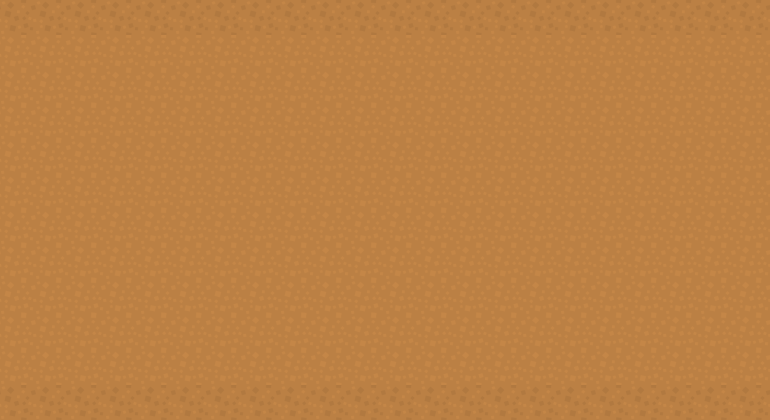

This game map was drawn from its Tiled (.tmx) file and the tilesets committed beside it. A one-line description and the trimmed map source follow:
An orthogonal 22x12 tile map with 35x35 px tiles, 3 tile layers (background, walkable, collision) and 104 objects.

<map version="1.0" tiledversion="2017.06.27" orientation="orthogonal" renderorder="right-down" width="22" height="12" tilewidth="35" tileheight="35" nextobjectid="128">
 <tileset firstgid="1" name="tiles_spritesheet" tilewidth="35" tileheight="35" spacing="1" tilecount="156" columns="12">
  <image source="../tiles/tiles_spritesheet.png" width="432" height="468" />
 </tileset>
 <layer name="background" width="22" height="12">
  <data>[264 cells, 264 non-empty, 1 distinct tile ids]</data>
 </layer>
 <layer name="walkable" width="22" height="12">
  <data>[264 cells, 0 non-empty, 0 distinct tile ids]</data>
 </layer>
 <layer name="collision" width="22" height="12">
  <properties>
   <property name="collision" value="true" />
  </properties>
  <data>[264 cells, 44 non-empty, 1 distinct tile ids]</data>
 </layer>
 <objectgroup name="objects">
  <object id="7" gid="108" x="35" y="210" width="35" height="35" />
  <object id="23" gid="63" x="0" y="36" width="35" height="35" />
  <object id="24" gid="63" x="34" y="34" width="35" height="35" />
  <object id="25" gid="63" x="73" y="35" width="35" height="35" />
  <object id="26" gid="63" x="109" y="36" width="35" height="35" />
  <object id="27" gid="63" x="143" y="33" width="35" height="35" />
  <object id="28" gid="63" x="176" y="38" width="35" height="35" />
  <object id="29" gid="63" x="208" y="40" width="35" height="35" />
  <object id="30" gid="63" x="245" y="36" width="35" height="35" />
  <object id="31" gid="63" x="283" y="36" width="35" height="35" />
  <object id="32" gid="63" x="318" y="36" width="35" height="35" />
  <object id="33" gid="63" x="348" y="37" width="35" height="35" />
  <object id="34" gid="63" x="382" y="35" width="35" height="35" />
  <object id="35" gid="63" x="418" y="36" width="35" height="35" />
  <object id="36" gid="63" x="455" y="37" width="35" height="35" />
  <object id="37" gid="63" x="489" y="33" width="35" height="35" />
  <object id="38" gid="63" x="525" y="35" width="35" height="35" />
  <object id="39" gid="63" x="561" y="34" width="35" height="35" />
  <object id="40" gid="63" x="595" y="34" width="35" height="35" />
  <object id="41" gid="63" x="631" y="35" width="35" height="35" />
  <object id="42" gid="63" x="668" y="38" width="35" height="35" />
  <object id="43" gid="63" x="703" y="38" width="35" height="35" />
  <object id="44" gid="63" x="735" y="36" width="35" height="35" />
  <object id="45" gid="63" x="1" y="419" width="35" height="35" />
  <object id="46" gid="63" x="38" y="418" width="35" height="35" />
  <object id="47" gid="63" x="69" y="422" width="35" height="35" />
  <object id="49" gid="63" x="106" y="422" width="35" height="35" />
  <object id="50" gid="63" x="139" y="424" width="35" height="35" />
  <object id="51" gid="63" x="180" y="421" width="35" height="35" />
  <object id="52" gid="63" x="210" y="419" width="35" height="35" />
  <object id="53" gid="63" x="241" y="421" width="35" height="35" />
  <object id="54" gid="63" x="280" y="420" width="35" height="35" />
  <object id="55" gid="63" x="316" y="422" width="35" height="35" />
  <object id="56" gid="63" x="353" y="419" width="35" height="35" />
  <object id="57" gid="63" x="389" y="418" width="35" height="35" />
  <object id="58" gid="63" x="419" y="418" width="35" height="35" />
  <object id="59" gid="63" x="455" y="418" width="35" height="35" />
  <object id="60" gid="63" x="490" y="419" width="35" height="35" />
  <object id="61" gid="63" x="522" y="422" width="35" height="35" />
  <object id="62" gid="63" x="561" y="420" width="35" height="35" />
  <object id="63" gid="63" x="595" y="423" width="35" height="35" />
  <object id="64" gid="63" x="629" y="418" width="35" height="35" />
  <object id="65" gid="63" x="665" y="417" width="35" height="35" />
  <object id="66" gid="63" x="698" y="420" width="35" height="35" />
  <object id="67" gid="63" x="734" y="420" width="35" height="35" />
  <object id="68" gid="51" x="1" y="176" width="35" height="35" />
  <object id="70" gid="51" x="0" y="210" width="35" height="35" />
  <object id="71" gid="51" x="1" y="245" width="35" height="35" />
  <object id="72" gid="64" x="700" y="174" width="35" height="35" />
  <object id="73" gid="64" x="701" y="246" width="35" height="35" />
  <object id="74" gid="64" x="701" y="139" width="35" height="35" />
  <object id="75" gid="64" x="700" y="103" width="35" height="35" />
  <object id="76" gid="64" x="699" y="72" width="35" height="35" />
  <object id="77" gid="64" x="703" y="282" width="35" height="35" />
  <object id="78" gid="64" x="701" y="316" width="35" height="35" />
  <object id="79" gid="64" x="700" y="349" width="35" height="35" />
  <object id="80" gid="64" x="696" y="385" width="35" height="35" />
  <object id="81" gid="64" x="668" y="280" width="35" height="35" />
  <object id="82" gid="64" x="630" y="248" width="35" height="35" />
  <object id="83" gid="64" x="0" y="281" width="35" height="35" />
  <object id="84" gid="64" x="1" y="316" width="35" height="35" />
  <object id="85" gid="64" x="0" y="351" width="35" height="35" />
  <object id="86" gid="64" x="4" y="390" width="35" height="35" />
  <object id="87" gid="64" x="-2" y="145" width="35" height="35" />
  <object id="88" gid="64" x="1" y="103" width="35" height="35" />
  <object id="89" gid="64" x="2" y="67" width="35" height="35" />
  <object id="90" gid="106" x="630" y="177" width="35" height="35" />
  <object id="91" gid="64" x="526" y="141" width="35" height="35" />
  <object id="92" gid="64" x="559" y="106" width="35" height="35" />
  <object id="93" gid="64" x="385" y="316" width="35" height="35" />
  <object id="94" gid="64" x="453" y="384" width="35" height="35" />
  <object id="95" gid="64" x="529" y="247" width="35" height="35" />
  <object id="96" gid="64" x="281" y="135" width="35" height="35" />
  <object id="97" gid="64" x="178" y="245" width="35" height="35" />
  <object id="98" gid="64" x="139" y="347" width="35" height="35" />
  <object id="99" gid="64" x="418" y="69" width="35" height="35" />
  <object id="100" gid="64" x="422" y="106" width="35" height="35" />
  <object id="101" gid="64" x="416" y="138" width="35" height="35" />
  <object id="102" gid="64" x="425" y="216" width="35" height="35" />
  <object id="103" gid="64" x="453" y="249" width="35" height="35" />
  <object id="104" gid="64" x="380" y="242" width="35" height="35" />
  <object id="105" gid="64" x="310" y="277" width="35" height="35" />
  <object id="106" gid="64" x="309" y="315" width="35" height="35" />
  <object id="107" gid="64" x="141" y="138" width="35" height="35" />
  <object id="108" gid="64" x="141" y="104" width="35" height="35" />
  <object id="109" gid="64" x="69" y="103" width="35" height="35" />
  <object id="110" gid="64" x="106" y="210" width="35" height="35" />
  <object id="111" gid="64" x="68" y="347" width="35" height="35" />
  <object id="112" gid="64" x="211" y="349" width="35" height="35" />
  <object id="113" gid="64" x="243" y="212" width="35" height="35" />
  <object id="114" gid="64" x="349" y="105" width="35" height="35" />
  <object id="115" gid="64" x="315" y="172" width="35" height="35" />
  <object id="116" gid="64" x="176" y="177" width="35" height="35" />
  <object id="117" gid="64" x="595" y="346" width="35" height="35" />
  <object id="118" gid="106" x="490" y="317" width="35" height="35" />
  <object id="119" gid="106" x="247" y="354" width="35" height="35" />
  <object id="120" gid="106" x="105" y="72" width="35" height="35" />
  <object id="121" gid="106" x="107" y="279" width="35" height="35" />
  <object id="122" gid="106" x="490" y="108" width="35" height="35" />
  <object id="123" gid="64" x="560" y="215" width="35" height="35" />
  <object id="124" gid="64" x="526" y="348" width="35" height="35" />
  <object id="125" gid="64" x="212" y="109" width="35" height="35" />
  </objectgroup>
</map>
<!-- 2 of 104 objects omitted -->
